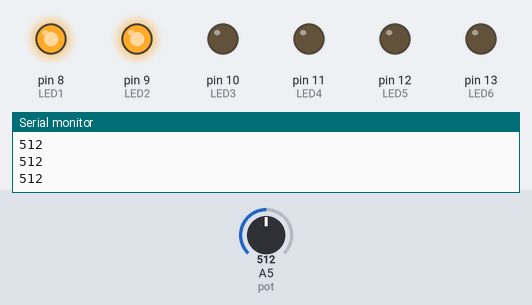
A sketch run on a simulated Arduino Uno, built with avr-gcc and run on an emulated ATmega328P. Shown: output pins drawn as LEDs (lit = HIGH), the last lines printed to the serial monitor. The inputs (shaded band) are chosen by the test bench; at power-on: A5 (pot) = 512.

Above: at 1.2 s.
1.3 s: A5 (pot) set to 491
At 3.2 s:
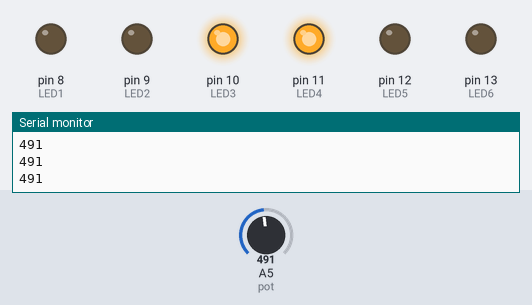
3.5 s: A5 (pot) set to 510
At 4.9 s:
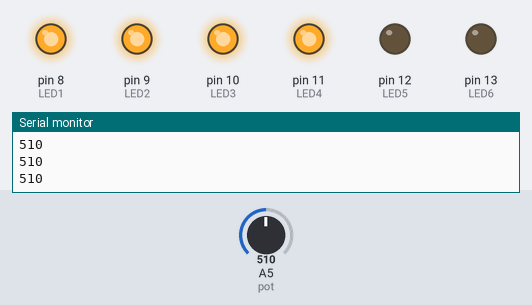
5.5 s: A5 (pot) set to 241
At 6.4 s:
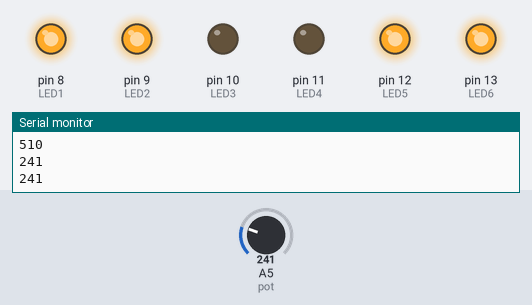
7.5 s: A5 (pot) set to 266
At 9.2 s:
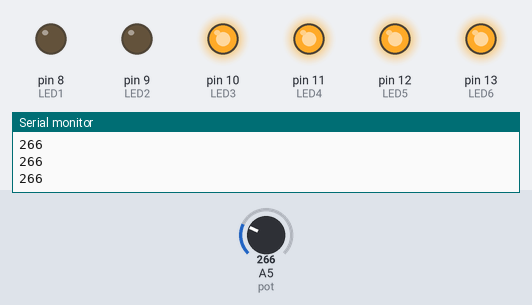
9.5 s: A5 (pot) set to 240
At 10.8 s:
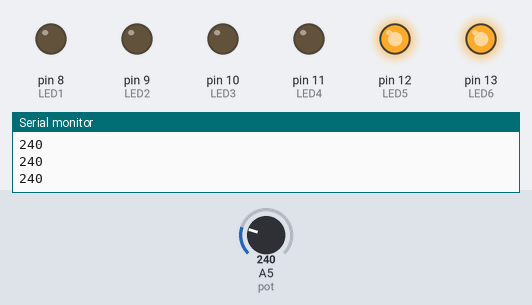
11.5 s: A5 (pot) set to 260
At 12.4 s:
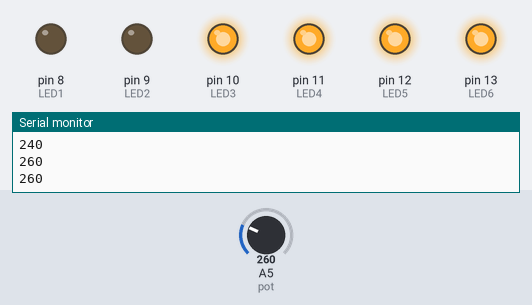
Timing chart, 0 to 14.5 s (numbered marks = the images above; inputs shaded):
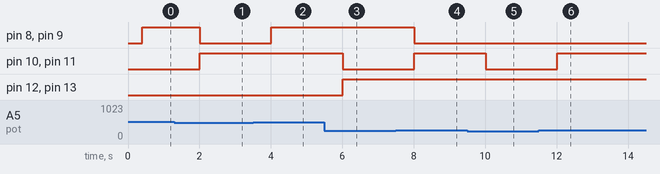

Measured:
- the behaviour switches between 500 and 499 on A5 (pot) (found by bisection; images 0 and 1)
- the behaviour switches between 250 and 251 on A5 (pot) (found by bisection; images 3 and 4)
- after the input at 1.3 s, pin 8 (LED1), pin 9 (LED2): HIGH → LOW after 0.70 s; pin 10 (LED3), pin 11 (LED4): LOW → HIGH after 0.70 s
- after the input at 3.5 s, pin 8 (LED1), pin 9 (LED2): LOW → HIGH after 0.50 s
- after the input at 5.5 s, pin 10 (LED3), pin 11 (LED4): HIGH → LOW after 0.50 s; pin 12 (LED5), pin 13 (LED6): LOW → HIGH after 0.50 s
- after the input at 7.5 s, pin 8 (LED1), pin 9 (LED2): HIGH → LOW after 0.51 s; pin 10 (LED3), pin 11 (LED4): LOW → HIGH after 0.51 s
- after the input at 9.5 s, pin 10 (LED3), pin 11 (LED4): HIGH → LOW after 0.51 s
- after the input at 11.5 s, pin 10 (LED3), pin 11 (LED4): LOW → HIGH after 0.51 s

The sketch:

39_led_pattern_project_11.ino
```cpp
#define pot A5
#define LED1 8
#define LED2 9
#define LED3 10
#define LED4 11
#define LED5 12
#define LED6 13

int value = 0;

void setup() {
  Serial.begin(9600);
  pinMode(13, OUTPUT);
  pinMode(12, OUTPUT);
  pinMode(11, OUTPUT);
  pinMode(10, OUTPUT);
  pinMode(9, OUTPUT);
  pinMode(8, OUTPUT);
}

void loop() {
  value = analogRead(pot);
  Serial.println(value);
  delay(400);

  if (value == 0) {
    digitalWrite(LED6, 0);
    digitalWrite(LED5, 0);
  } else if (value > 0 && value <= 250) {
    digitalWrite(LED6, HIGH);
    digitalWrite(LED5, HIGH);
    digitalWrite(LED4, 0);
    digitalWrite(LED3, 0);
  } else if (value >= 251 && value < 500) {
    digitalWrite(LED4, HIGH);
    digitalWrite(LED3, HIGH);
    digitalWrite(LED2, 0);
    digitalWrite(LED1, 0);
  } else if (value >= 501) {
    digitalWrite(LED2, HIGH);
    digitalWrite(LED1, HIGH);
  }
}
```
